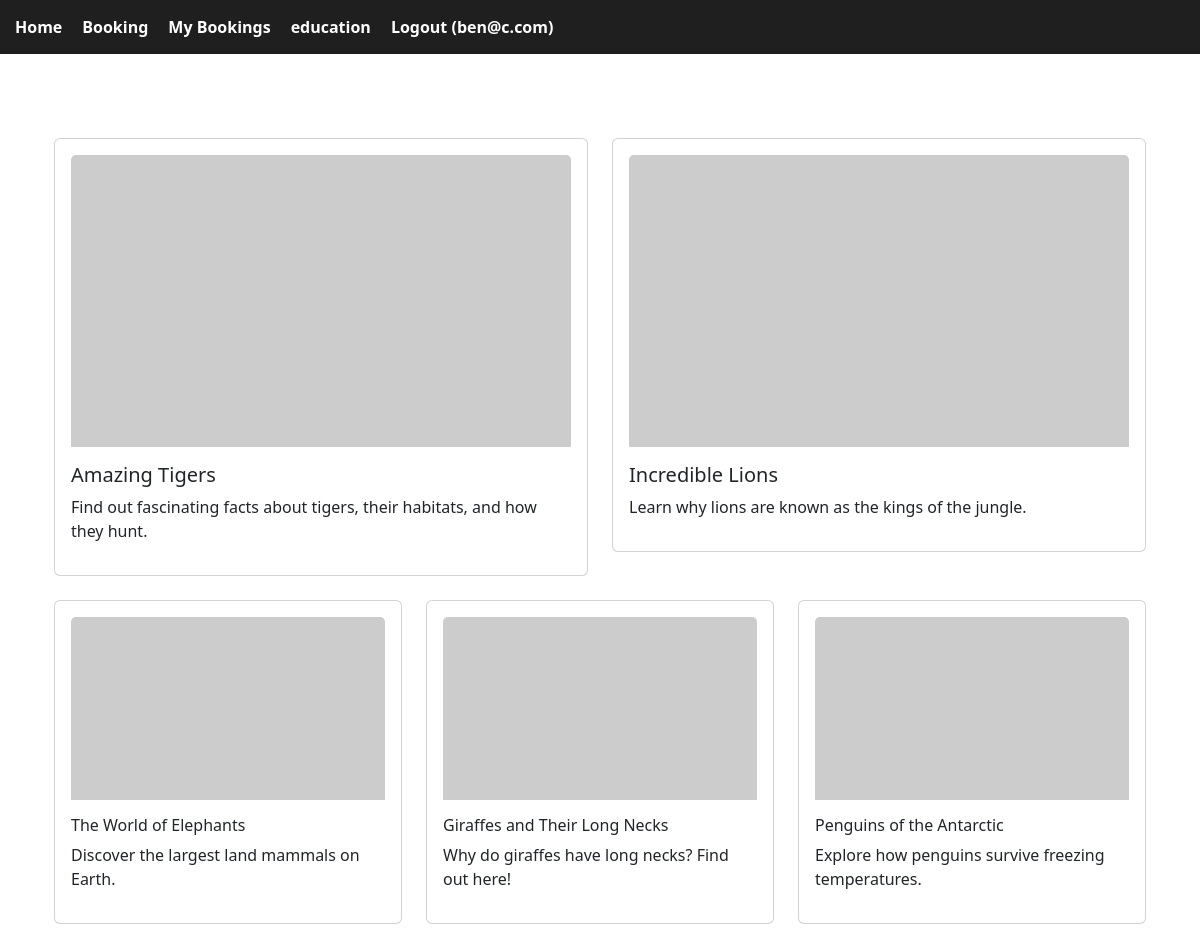
Page /education (signed in) on the committed database.
### tables this page shows
CREATE TABLE education (
        id INTEGER PRIMARY KEY AUTOINCREMENT,
        title TEXT NOT NULL,
        summary TEXT,
        image TEXT,
        content TEXT
    );

### app.py (the view)
@app.route("/education")
def education():
    db = get_db()
    db.row_factory = sqlite3.Row  # <--- allows named access
    c = db.cursor()
    articles = c.execute("""
        SELECT * FROM education
    """).fetchall()
    return render_template("education.html", articles=articles)

### app.py (called while the page is built)
def get_db():
    return sqlite3.connect("booking.db", check_same_thread=False)

### templates/education.html
{% extends "base.html" %}
{% block content %}
<div class="container mt-4">
    <div class="row">
        {% for article in articles[:2] %}
        <div class="col-md-6 mb-4">
            <a href="/article/{{ article['id'] }}" style="text-decoration:none; color:inherit;">
                <div class="card p-3">
                    <img src="{{ article['image'] or 'https://via.placeholder.com/600x350' }}" class="card-img-top mb-3">
                    <h5>{{ article['title'] }}</h5>
                    <p>{{ article['summary'] }}</p>
                </div>
            </a>
        </div>
        {% endfor %}
    </div>
    <div class="row">
        {% for article in articles[2:] %}
        <div class="col-md-4 mb-4">
            <a href="/article/{{ article['id'] }}" style="text-decoration:none; color:inherit;">
                <div class="card p-3">
                    <img src="{{ article['image'] or 'https://via.placeholder.com/400x250' }}" class="card-img-top mb-3">
                    <h6>{{ article['title'] }}</h6>
                    <p>{{ article['summary'] }}</p>
                </div>
            </a>
        </div>
        {% endfor %}
    </div>
</div>
{% endblock %}

### static/styles.css (style rules this page uses)
body { font-family: Arial, sans-serif; margin: 0; }
.container { padding: 30px; }
body { font-family: Calibri, sans-serif; }

### rows in the picture
education: title "Amazing Tigers", summary "Find out fascinating facts about tigers, their habitats, and how they hunt."
education: title "Incredible Lions", summary "Learn why lions are known as the kings of the jungle."
education: title "The World of Elephants", summary "Discover the largest land mammals on Earth."
education: title "Giraffes and Their Long Necks", summary "Why do giraffes have long necks? Find out here!"
education: title "Penguins of the Antarctic", summary "Explore how penguins survive freezing temperatures."

### other values in the picture
{{ session['username'] }} "ben@c.com"
